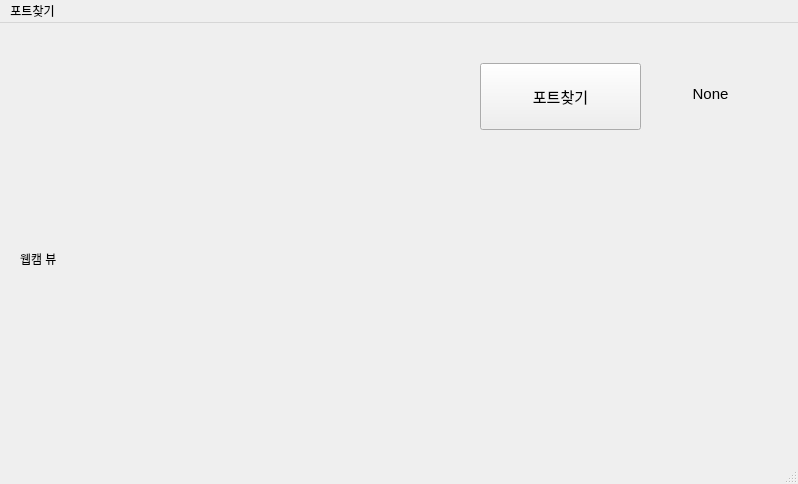
<?xml version="1.0" encoding="UTF-8"?>
<ui version="4.0">
 <class>MainWindow</class>
 <widget class="QMainWindow" name="MainWindow">
  <property name="geometry">
   <rect>
    <x>0</x>
    <y>0</y>
    <width>798</width>
    <height>484</height>
   </rect>
  </property>
  <property name="windowTitle">
   <string>휴머노이드 기본 제어</string>
  </property>
  <widget class="QWidget" name="centralwidget">
   <widget class="QPushButton" name="pushButton_6">
    <property name="geometry">
     <rect>
      <x>480</x>
      <y>40</y>
      <width>161</width>
      <height>67</height>
     </rect>
    </property>
    <property name="sizePolicy">
     <sizepolicy hsizetype="Minimum" vsizetype="Expanding">
      <horstretch>0</horstretch>
      <verstretch>0</verstretch>
     </sizepolicy>
    </property>
    <property name="font">
     <font>
      <family>맑은 고딕</family>
      <pointsize>11</pointsize>
     </font>
    </property>
    <property name="text">
     <string>포트찾기</string>
    </property>
   </widget>
   <widget class="QLabel" name="label">
    <property name="geometry">
     <rect>
      <x>480</x>
      <y>110</y>
      <width>231</width>
      <height>341</height>
     </rect>
    </property>
    <property name="sizePolicy">
     <sizepolicy hsizetype="Expanding" vsizetype="Expanding">
      <horstretch>0</horstretch>
      <verstretch>0</verstretch>
     </sizepolicy>
    </property>
    <property name="text">
     <string/>
    </property>
    <property name="pixmap">
     <pixmap>[크기변환]humanoid.PNG</pixmap>
    </property>
    <property name="scaledContents">
     <bool>true</bool>
    </property>
    <property name="alignment">
     <set>Qt::AlignCenter</set>
    </property>
   </widget>
   <widget class="QLabel" name="lblPort">
    <property name="geometry">
     <rect>
      <x>650</x>
      <y>50</y>
      <width>121</width>
      <height>41</height>
     </rect>
    </property>
    <property name="font">
     <font>
      <family>Arial</family>
      <pointsize>11</pointsize>
     </font>
    </property>
    <property name="text">
     <string>None</string>
    </property>
    <property name="alignment">
     <set>Qt::AlignCenter</set>
    </property>
   </widget>
   <widget class="QLabel" name="webcamLabel">
    <property name="geometry">
     <rect>
      <x>20</x>
      <y>40</y>
      <width>421</width>
      <height>391</height>
     </rect>
    </property>
    <property name="text">
     <string>웹캠 뷰</string>
    </property>
    <property name="scaledContents">
     <bool>true</bool>
    </property>
   </widget>
  </widget>
  <widget class="QMenuBar" name="menubar">
   <property name="geometry">
    <rect>
     <x>0</x>
     <y>0</y>
     <width>798</width>
     <height>21</height>
    </rect>
   </property>
   <widget class="QMenu" name="menu">
    <property name="title">
     <string>포트찾기</string>
    </property>
    <addaction name="actionSerial_Port"/>
   </widget>
   <addaction name="menu"/>
  </widget>
  <widget class="QStatusBar" name="statusbar"/>
  <action name="actionSerial_Port">
   <property name="text">
    <string>Serial Port</string>
   </property>
  </action>
 </widget>
 <resources/>
 <connections/>
</ui>
